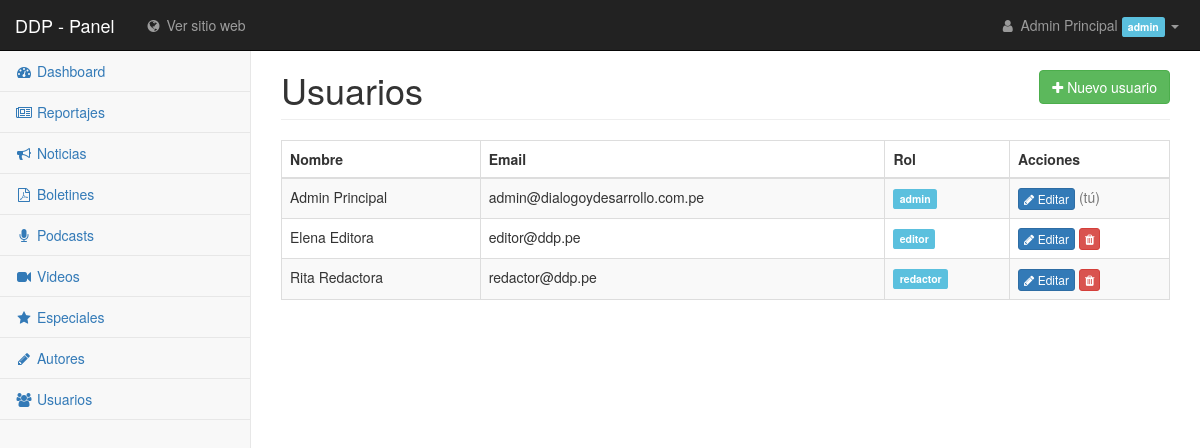
/admin/usuarios/index.php (signed in), run on the app's committed database.
### tables this page shows
CREATE TABLE usuarios (
    id              INT UNSIGNED AUTO_INCREMENT PRIMARY KEY,
    nombres         VARCHAR(100) NOT NULL,
    ap_paterno      VARCHAR(100) NOT NULL,
    ap_materno      VARCHAR(100) NULL,
    email           VARCHAR(150) NOT NULL,
    password_hash   VARCHAR(255) NOT NULL,
    rol             ENUM('admin', 'editor', 'redactor') NOT NULL DEFAULT 'redactor',
    created_at      DATETIME NOT NULL DEFAULT CURRENT_TIMESTAMP,
    CONSTRAINT uq_usuarios_email UNIQUE (email)
);

### includes/auth.php (called while the page is built, shortened)
<?php
function usuario_autenticado(): bool
{
    return isset($_SESSION['usuario_id']);
}
function usuario_actual(): ?array
{
    return [
        'id'     => $_SESSION['usuario_id'],
        'nombre' => $_SESSION['usuario_nombre'],
        'rol'    => $_SESSION['usuario_rol'],
    ];
}

### admin/usuarios/index.php (the view, shortened to what this page needs)
<?php
require_once __DIR__ . '/../../config/db.php';
require_once __DIR__ . '/../../includes/auth.php';
$usuario = usuario_actual();
$usuarios = $pdo->query("SELECT * FROM usuarios ORDER BY nombres ASC")->fetchAll();
require __DIR__ . '/../includes/plantilla_header.php';
?>
<h1 class="page-header">
    Usuarios
    <a href="form.php" class="btn btn-success pull-right"><i class="fa fa-plus"></i> Nuevo usuario</a>
</h1>
<div class="table-responsive">
    <table class="table table-striped table-bordered">
        <thead><tr><th>Nombre</th><th>Email</th><th>Rol</th><th style="width:160px;">Acciones</th></tr></thead>
        <tbody>
        <?php foreach ($usuarios as $u): ?>
            <tr>
                <td><?= htmlspecialchars(trim($u['nombres'] . ' ' . $u['ap_paterno'])) ?></td>
                <td><?= htmlspecialchars($u['email']) ?></td>
                <td><span class="label label-info"><?= htmlspecialchars($u['rol']) ?></span></td>
                <td>
                    <a href="form.php?id=<?= (int)$u['id'] ?>" class="btn btn-xs btn-primary"><i class="fa fa-pencil"></i> Editar</a>
                    <?php if ((int)$u['id'] !== (int)$usuario['id']): ?>
                        <a href="eliminar.php?id=<?= (int)$u['id'] ?>" class="btn btn-xs btn-danger" onclick="return confirm('¿Eliminar este usuario?');"><i class="fa fa-trash"></i></a>
                    <?php else: ?>
                        <span class="text-muted">(tú)</span>
                    <?php endif; ?>
                </td>
            </tr>
        <?php endforeach; ?>
        </tbody>
    </table>
</div>
<?php require __DIR__ . '/../includes/plantilla_footer.php'; ?>

### assets/admin/css/startmin.css (style rules this page uses)
body { background-color: #f8f8f8; }

### data on the page
usuarios: nombres+ap_paterno "Admin Principal", email "admin@dialogoydesarrollo.com.pe", rol "admin", shows "(tú)"
usuarios: nombres+ap_paterno "Elena Editora", email "editor@ddp.pe", rol "editor"
usuarios: nombres+ap_paterno "Rita Redactora", email "redactor@ddp.pe", rol "redactor"

### other printed values
$_SESSION['usuario_nombre'] "Admin Principal"
$rolActual "admin"
